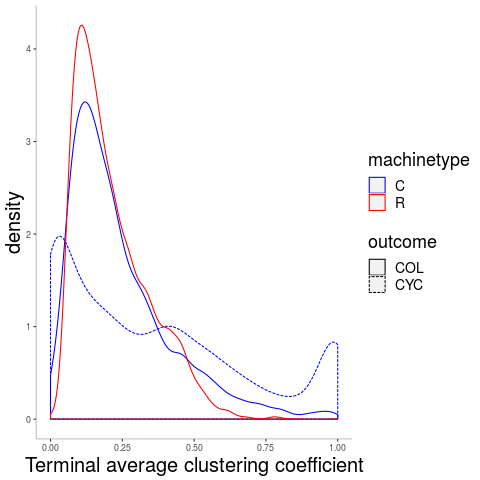

Write R code to recreate this figure.
# Average terminal clustering coefficient

print("Confirm database 'primes':")
print(database)
p <- ggplot() +
    geom_density(data=filter(
        sd,
        mach_outc == 'C->COL' | mach_outc == 'C->CYC' | mach_outc == 'R->COL',
        initnrnodes == 1031
      ),
      mapping=aes(
        x=avgclustcoef,
        color=machinetype,
        linetype=outcome
      )
    ) +
    scale_color_manual(values=c("blue", "red")) +
    theme(
        legend.title=element_text(size=18),
        legend.text=element_text(size=14),
        axis.title=element_text(size=20),
        legend.title.align=0.5,
        axis.line = element_line(color="gray"),
        panel.background=element_blank()
    ) +
    labs(
        x="Terminal average clustering coefficient"
    )

print(p)
dev.copy(png, filename="../outcomes-acc-dist.png")
dev.off()
